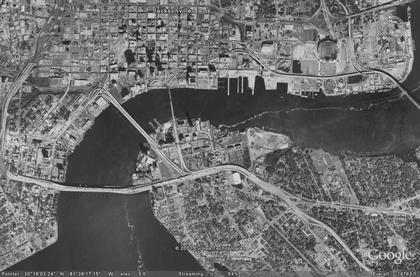
%> input picture enhanced_image.jpg, 420 x 277 px, shrunk from 1048 x 691 before the run
$ octave --eval "result = enhanceContrast(imread('enhanced_image.jpg'));"   (GNU Octave 9; MATLAB toolbox functions it lacks are replaced by stand-ins)
%> lines starting %> are read from the running program, lines starting %| are printed output that depends on the picture
function enhancedImage = enhanceContrast (grayImage)

  %Image enhancement
  %

  % get min, max
    max_value = max(grayImage(:))
%> max_value = 233
    min_value = min(grayImage(:))
%> min_value = 19
    enhancedImage = zeros(size(grayImage,1),size(grayImage,2));
    clear enhancedImage;
    range = max_value-min_value
%> range = 214

    %for every pixel in the image
    for i = 1:size(grayImage,1)
        for j = 1:size(grayImage,2)
            %calculate the contrast enhancement
            % I[r,c] = I[r,c]-min/max-min
            contrast = double(grayImage(i,j) - min_value)/double(range);
            enhancedImage(i,j) = uint8(contrast*255);
        end
    end
%> `result = enhanceContrast(imread('enhanced_image.jpg'));`:
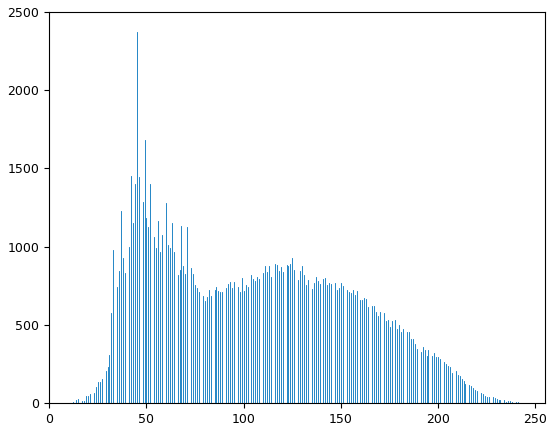
%> figure redrawn from the program's plot data; highest point at x = 45, y = 2371
    figure(3), imshow(enhancedImage);
    figure(4), imhist(enhancedImage);

  #{
    Shortly describe the differences to the initial histogram:
    The figure 1 shows a low-contrast image as the the values of x axis in intensity hitogram are only distrbuted in a certain range. To improve the visual quality of the image, One technique of image enhancement is contrast stretching on histogram where the image has to use the full intensity range to display the maximum contrast. Contrast stretching takes an image in which the intensity values span the full intensity range as the figure 3 and 4 shown.
  #}

endfunction

$ run again, on andreas-gucklhorn-7nV4CZSIoxg-unsplash.jpg
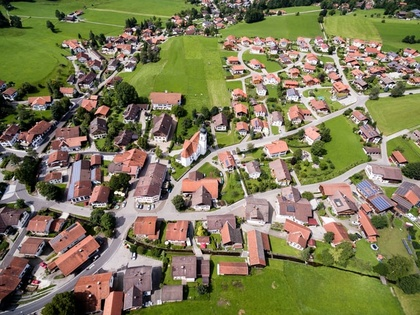
%> input picture andreas-gucklhorn-7nV4CZSIoxg-unsplash.jpg, 420 x 315 px, shrunk from 640 x 480 before the run
%> max_value = 255
%> min_value = 0
%> range = 255
%> after the loop in enhanceContrast, `for i = 1:size(grayImage,1)`:
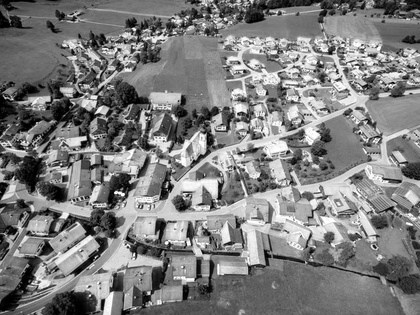
%> enhancedImage: size 315x420 uint8; min 0, max 255, mean 125.8
%> `result = enhanceContrast(imread('enhanced_image.jpg'));`:
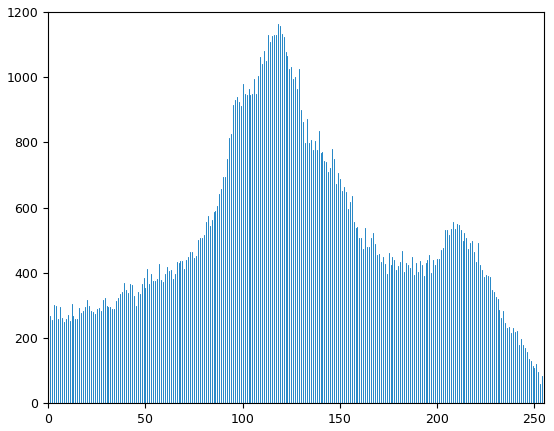
%> figure redrawn from the program's plot data; highest point at x = 118, y = 1163

$ run again, on image1.jpg
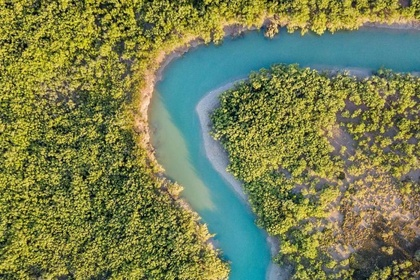
%> input picture image1.jpg, 420 x 280 px, shrunk from 940 x 627 before the run
%> max_value = 255
%> min_value = 0
%> range = 255
%> after the loop in enhanceContrast, `for i = 1:size(grayImage,1)`:
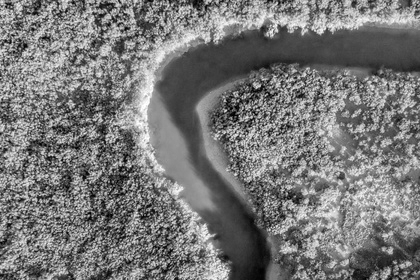
%> enhancedImage: size 280x420 uint8; min 0, max 255, mean 118.9
%> `result = enhanceContrast(imread('enhanced_image.jpg'));`:
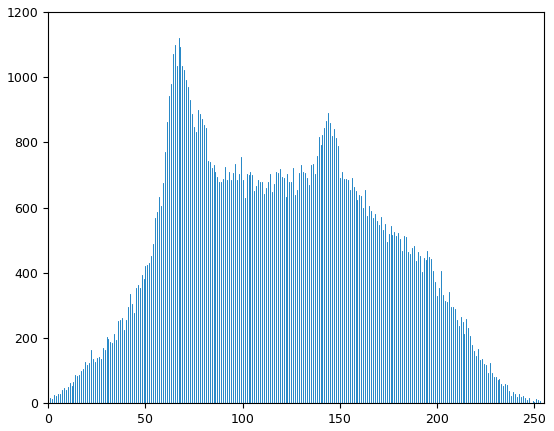
%> figure redrawn from the program's plot data; highest point at x = 67, y = 1119
